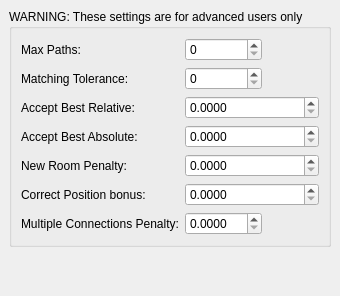
<?xml version="1.0" encoding="UTF-8"?>
<ui version="4.0">
 <class>PathmachinePage</class>
 <widget class="QWidget" name="PathmachinePage">
  <property name="sizePolicy">
   <sizepolicy hsizetype="Preferred" vsizetype="Preferred">
    <horstretch>0</horstretch>
    <verstretch>0</verstretch>
   </sizepolicy>
  </property>
  <property name="minimumSize">
   <size>
    <width>0</width>
    <height>0</height>
   </size>
  </property>
  <property name="windowTitle">
   <string>Form1</string>
  </property>
  <layout class="QVBoxLayout">
   <property name="spacing">
    <number>6</number>
   </property>
   <property name="leftMargin">
    <number>9</number>
   </property>
   <property name="topMargin">
    <number>9</number>
   </property>
   <property name="rightMargin">
    <number>9</number>
   </property>
   <property name="bottomMargin">
    <number>9</number>
   </property>
   <item>
    <widget class="QGroupBox" name="groupBox_1">
     <property name="title">
      <string>WARNING: These settings are for advanced users only</string>
     </property>
     <layout class="QGridLayout">
      <property name="leftMargin">
       <number>9</number>
      </property>
      <property name="topMargin">
       <number>9</number>
      </property>
      <property name="rightMargin">
       <number>9</number>
      </property>
      <property name="bottomMargin">
       <number>9</number>
      </property>
      <property name="spacing">
       <number>6</number>
      </property>
      <item row="3" column="0">
       <widget class="QLabel" name="label_2">
        <property name="text">
         <string>Accept Best Absolute:</string>
        </property>
       </widget>
      </item>
      <item row="2" column="1" colspan="2">
       <widget class="QDoubleSpinBox" name="acceptBestRelativeDoubleSpinBox">
        <property name="decimals">
         <number>4</number>
        </property>
        <property name="maximum">
         <double>100.000000000000000</double>
        </property>
       </widget>
      </item>
      <item row="4" column="1" colspan="2">
       <widget class="QDoubleSpinBox" name="newRoomPenaltyDoubleSpinBox">
        <property name="decimals">
         <number>4</number>
        </property>
        <property name="maximum">
         <double>100.000000000000000</double>
        </property>
       </widget>
      </item>
      <item row="4" column="0">
       <widget class="QLabel" name="label_3">
        <property name="text">
         <string>New Room Penalty:</string>
        </property>
       </widget>
      </item>
      <item row="2" column="0">
       <widget class="QLabel" name="label">
        <property name="text">
         <string>Accept Best Relative:</string>
        </property>
       </widget>
      </item>
      <item row="5" column="1" colspan="2">
       <widget class="QDoubleSpinBox" name="correctPositionBonusDoubleSpinBox">
        <property name="decimals">
         <number>4</number>
        </property>
        <property name="maximum">
         <double>100.000000000000000</double>
        </property>
       </widget>
      </item>
      <item row="5" column="0">
       <widget class="QLabel" name="label_4">
        <property name="text">
         <string>Correct Position bonus:</string>
        </property>
       </widget>
      </item>
      <item row="3" column="1" colspan="2">
       <widget class="QDoubleSpinBox" name="acceptBestAbsoluteDoubleSpinBox">
        <property name="decimals">
         <number>4</number>
        </property>
        <property name="maximum">
         <double>100.000000000000000</double>
        </property>
       </widget>
      </item>
      <item row="1" column="1">
       <widget class="QSpinBox" name="matchingToleranceSpinBox">
        <property name="maximum">
         <number>100</number>
        </property>
       </widget>
      </item>
      <item row="0" column="0">
       <widget class="QLabel" name="label_5">
        <property name="text">
         <string>Max Paths:</string>
        </property>
       </widget>
      </item>
      <item row="0" column="1">
       <widget class="QSpinBox" name="maxPaths">
        <property name="maximum">
         <number>100000</number>
        </property>
       </widget>
      </item>
      <item row="1" column="0">
       <widget class="QLabel" name="label_6">
        <property name="text">
         <string>Matching Tolerance:</string>
        </property>
       </widget>
      </item>
      <item row="6" column="0">
       <widget class="QLabel" name="label_7">
        <property name="text">
         <string>Multiple Connections Penalty:</string>
        </property>
       </widget>
      </item>
      <item row="6" column="1">
       <widget class="QDoubleSpinBox" name="multipleConnectionsPenaltyDoubleSpinBox">
        <property name="decimals">
         <number>4</number>
        </property>
        <property name="maximum">
         <double>100.000000000000000</double>
        </property>
       </widget>
      </item>
     </layout>
    </widget>
   </item>
   <item>
    <spacer name="verticalSpacer">
     <property name="orientation">
      <enum>Qt::Vertical</enum>
     </property>
     <property name="sizeHint" stdset="0">
      <size>
       <width>20</width>
       <height>40</height>
      </size>
     </property>
    </spacer>
   </item>
  </layout>
 </widget>
 <layoutdefault spacing="6" margin="11"/>
 <pixmapfunction>qPixmapFromMimeSource</pixmapfunction>
 <resources/>
 <connections/>
</ui>
